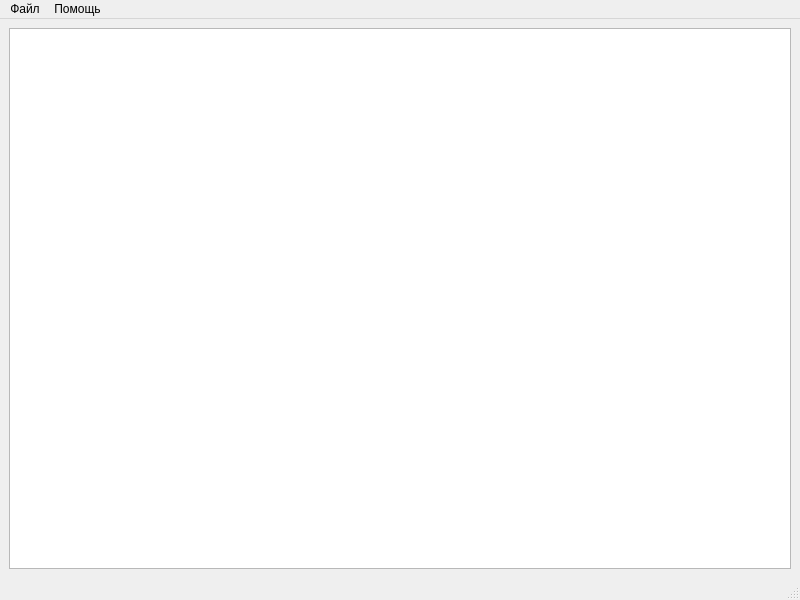
<?xml version="1.0" encoding="UTF-8"?>
<ui version="4.0">
 <class>MainWindow</class>
 <widget class="QMainWindow" name="MainWindow">
  <property name="geometry">
   <rect>
    <x>0</x>
    <y>0</y>
    <width>800</width>
    <height>600</height>
   </rect>
  </property>
  <property name="windowTitle">
   <string>Текстовый редактор</string>
  </property>
  <widget class="QWidget" name="centralwidget">
   <layout class="QHBoxLayout" name="horizontalLayout">
    <item>
     <widget class="QTextEdit" name="textEdit">
      <property name="font">
       <font>
        <pointsize>12</pointsize>
       </font>
      </property>
      <property name="mouseTracking">
       <bool>true</bool>
      </property>
      <property name="horizontalScrollBarPolicy">
       <enum>Qt::ScrollBarAsNeeded</enum>
      </property>
     </widget>
    </item>
   </layout>
  </widget>
  <widget class="QMenuBar" name="menubar">
   <property name="geometry">
    <rect>
     <x>0</x>
     <y>0</y>
     <width>800</width>
     <height>21</height>
    </rect>
   </property>
   <property name="mouseTracking">
    <bool>false</bool>
   </property>
   <widget class="QMenu" name="mFile">
    <property name="title">
     <string>Файл</string>
    </property>
    <addaction name="mOpen"/>
    <addaction name="mSave"/>
    <addaction name="mSaveAs"/>
    <addaction name="separator"/>
    <addaction name="mExit"/>
   </widget>
   <widget class="QMenu" name="mHelp">
    <property name="title">
     <string>Помощь</string>
    </property>
    <addaction name="mReference"/>
   </widget>
   <addaction name="mFile"/>
   <addaction name="mHelp"/>
  </widget>
  <widget class="QStatusBar" name="statusbar"/>
  <action name="mSave">
   <property name="text">
    <string>Сохранить</string>
   </property>
  </action>
  <action name="mOpen">
   <property name="text">
    <string>Открыть</string>
   </property>
  </action>
  <action name="mSaveAs">
   <property name="text">
    <string>Сохранить как...</string>
   </property>
  </action>
  <action name="mExit">
   <property name="text">
    <string>Выход</string>
   </property>
  </action>
  <action name="mReference">
   <property name="text">
    <string>Справка</string>
   </property>
  </action>
 </widget>
 <resources/>
 <connections/>
</ui>
